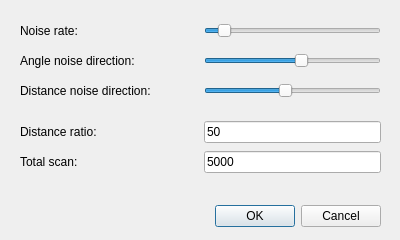
<?xml version="1.0" encoding="UTF-8"?>
<ui version="4.0">
 <class>export</class>
 <widget class="QDialog" name="export">
  <property name="geometry">
   <rect>
    <x>0</x>
    <y>0</y>
    <width>400</width>
    <height>240</height>
   </rect>
  </property>
  <property name="windowTitle">
   <string>export</string>
  </property>
  <widget class="QDialogButtonBox" name="buttonBox">
   <property name="geometry">
    <rect>
     <x>80</x>
     <y>200</y>
     <width>301</width>
     <height>32</height>
    </rect>
   </property>
   <property name="orientation">
    <enum>Qt::Horizontal</enum>
   </property>
   <property name="standardButtons">
    <set>QDialogButtonBox::Cancel|QDialogButtonBox::Ok</set>
   </property>
  </widget>
  <widget class="QWidget" name="">
   <property name="geometry">
    <rect>
     <x>20</x>
     <y>150</y>
     <width>361</width>
     <height>24</height>
    </rect>
   </property>
   <layout class="QHBoxLayout" name="horizontalLayout_5">
    <item>
     <widget class="QLabel" name="label_4">
      <property name="sizePolicy">
       <sizepolicy hsizetype="Expanding" vsizetype="Preferred">
        <horstretch>0</horstretch>
        <verstretch>0</verstretch>
       </sizepolicy>
      </property>
      <property name="text">
       <string>Total scan:</string>
      </property>
     </widget>
    </item>
    <item>
     <widget class="QLineEdit" name="total_scan_lineedit">
      <property name="text">
       <string>5000</string>
      </property>
     </widget>
    </item>
   </layout>
  </widget>
  <widget class="QWidget" name="">
   <property name="geometry">
    <rect>
     <x>20</x>
     <y>120</y>
     <width>361</width>
     <height>24</height>
    </rect>
   </property>
   <layout class="QHBoxLayout" name="horizontalLayout_4">
    <item>
     <widget class="QLabel" name="label_3">
      <property name="sizePolicy">
       <sizepolicy hsizetype="Expanding" vsizetype="Preferred">
        <horstretch>0</horstretch>
        <verstretch>0</verstretch>
       </sizepolicy>
      </property>
      <property name="text">
       <string>Distance ratio:</string>
      </property>
     </widget>
    </item>
    <item>
     <widget class="QLineEdit" name="dist_ratio_lineedit">
      <property name="text">
       <string>50</string>
      </property>
     </widget>
    </item>
   </layout>
  </widget>
  <widget class="QWidget" name="">
   <property name="geometry">
    <rect>
     <x>20</x>
     <y>50</y>
     <width>361</width>
     <height>22</height>
    </rect>
   </property>
   <layout class="QHBoxLayout" name="horizontalLayout_2">
    <item>
     <widget class="QLabel" name="label_2">
      <property name="sizePolicy">
       <sizepolicy hsizetype="Expanding" vsizetype="Preferred">
        <horstretch>0</horstretch>
        <verstretch>0</verstretch>
       </sizepolicy>
      </property>
      <property name="text">
       <string>Angle noise direction:     </string>
      </property>
     </widget>
    </item>
    <item>
     <widget class="QSlider" name="ang_noise_dir_slider">
      <property name="sliderPosition">
       <number>55</number>
      </property>
      <property name="orientation">
       <enum>Qt::Horizontal</enum>
      </property>
     </widget>
    </item>
   </layout>
  </widget>
  <widget class="QWidget" name="">
   <property name="geometry">
    <rect>
     <x>20</x>
     <y>80</y>
     <width>361</width>
     <height>22</height>
    </rect>
   </property>
   <layout class="QHBoxLayout" name="horizontalLayout_3">
    <item>
     <widget class="QLabel" name="label_5">
      <property name="sizePolicy">
       <sizepolicy hsizetype="Expanding" vsizetype="Preferred">
        <horstretch>0</horstretch>
        <verstretch>0</verstretch>
       </sizepolicy>
      </property>
      <property name="text">
       <string>Distance noise direction:</string>
      </property>
     </widget>
    </item>
    <item>
     <widget class="QSlider" name="dist_noise_dir_slider">
      <property name="sliderPosition">
       <number>45</number>
      </property>
      <property name="orientation">
       <enum>Qt::Horizontal</enum>
      </property>
     </widget>
    </item>
   </layout>
  </widget>
  <widget class="QWidget" name="">
   <property name="geometry">
    <rect>
     <x>20</x>
     <y>20</y>
     <width>361</width>
     <height>22</height>
    </rect>
   </property>
   <layout class="QHBoxLayout" name="horizontalLayout">
    <item>
     <widget class="QLabel" name="label">
      <property name="sizePolicy">
       <sizepolicy hsizetype="Expanding" vsizetype="Preferred">
        <horstretch>0</horstretch>
        <verstretch>0</verstretch>
       </sizepolicy>
      </property>
      <property name="text">
       <string>Noise rate:</string>
      </property>
     </widget>
    </item>
    <item>
     <widget class="QSlider" name="noise_rate_slider">
      <property name="sizePolicy">
       <sizepolicy hsizetype="Expanding" vsizetype="Fixed">
        <horstretch>0</horstretch>
        <verstretch>0</verstretch>
       </sizepolicy>
      </property>
      <property name="sliderPosition">
       <number>8</number>
      </property>
      <property name="orientation">
       <enum>Qt::Horizontal</enum>
      </property>
     </widget>
    </item>
   </layout>
  </widget>
 </widget>
 <resources/>
 <connections>
  <connection>
   <sender>buttonBox</sender>
   <signal>accepted()</signal>
   <receiver>export</receiver>
   <slot>accept()</slot>
   <hints>
    <hint type="sourcelabel">
     <x>248</x>
     <y>254</y>
    </hint>
    <hint type="destinationlabel">
     <x>157</x>
     <y>274</y>
    </hint>
   </hints>
  </connection>
  <connection>
   <sender>buttonBox</sender>
   <signal>rejected()</signal>
   <receiver>export</receiver>
   <slot>reject()</slot>
   <hints>
    <hint type="sourcelabel">
     <x>316</x>
     <y>260</y>
    </hint>
    <hint type="destinationlabel">
     <x>286</x>
     <y>274</y>
    </hint>
   </hints>
  </connection>
 </connections>
</ui>
